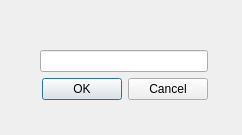
<?xml version="1.0" encoding="UTF-8"?>
<ui version="4.0">
 <class>Dialog</class>
 <widget class="QDialog" name="Dialog">
  <property name="geometry">
   <rect>
    <x>0</x>
    <y>0</y>
    <width>242</width>
    <height>135</height>
   </rect>
  </property>
  <property name="windowTitle">
   <string>Dialog</string>
  </property>
  <widget class="QWidget" name="layoutWidget">
   <property name="geometry">
    <rect>
     <x>40</x>
     <y>30</y>
     <width>168</width>
     <height>70</height>
    </rect>
   </property>
   <layout class="QVBoxLayout" name="verticalLayout">
    <item>
     <widget class="QLabel" name="DoutLabel">
      <property name="text">
       <string/>
      </property>
     </widget>
    </item>
    <item>
     <widget class="QLineEdit" name="lineEdit"/>
    </item>
    <item>
     <widget class="QDialogButtonBox" name="buttonBox">
      <property name="orientation">
       <enum>Qt::Horizontal</enum>
      </property>
      <property name="standardButtons">
       <set>QDialogButtonBox::Cancel|QDialogButtonBox::Ok</set>
      </property>
     </widget>
    </item>
   </layout>
  </widget>
 </widget>
 <resources/>
 <connections>
  <connection>
   <sender>buttonBox</sender>
   <signal>rejected()</signal>
   <receiver>Dialog</receiver>
   <slot>reject()</slot>
   <hints>
    <hint type="sourcelabel">
     <x>196</x>
     <y>95</y>
    </hint>
    <hint type="destinationlabel">
     <x>222</x>
     <y>117</y>
    </hint>
   </hints>
  </connection>
  <connection>
   <sender>buttonBox</sender>
   <signal>clicked(QAbstractButton*)</signal>
   <receiver>DoutLabel</receiver>
   <slot>show()</slot>
   <hints>
    <hint type="sourcelabel">
     <x>196</x>
     <y>90</y>
    </hint>
    <hint type="destinationlabel">
     <x>163</x>
     <y>42</y>
    </hint>
   </hints>
  </connection>
  <connection>
   <sender>buttonBox</sender>
   <signal>accepted()</signal>
   <receiver>Dialog</receiver>
   <slot>accept()</slot>
   <hints>
    <hint type="sourcelabel">
     <x>84</x>
     <y>92</y>
    </hint>
    <hint type="destinationlabel">
     <x>85</x>
     <y>110</y>
    </hint>
   </hints>
  </connection>
 </connections>
</ui>
